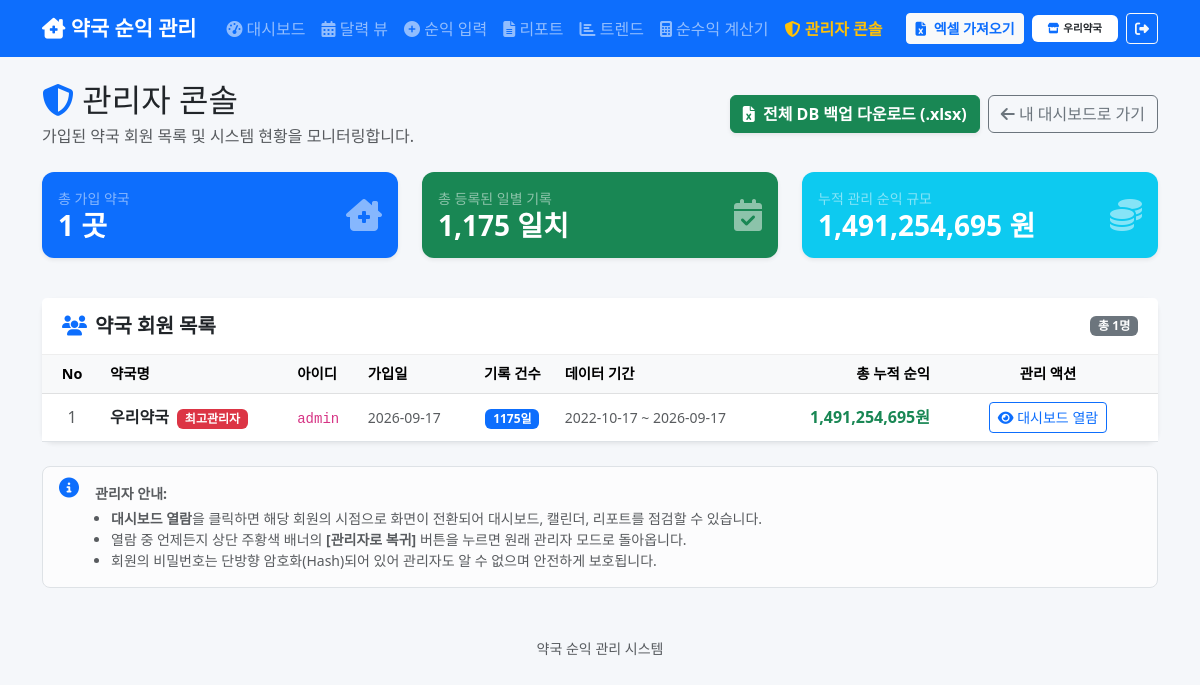
The page /admin (signed in) on the database its author committed.
### tables this page shows
CREATE TABLE users (
            id INTEGER PRIMARY KEY AUTOINCREMENT,
            username TEXT NOT NULL UNIQUE,
            password_hash TEXT NOT NULL,
            pharmacy_name TEXT NOT NULL,
            created_at TEXT DEFAULT (datetime('now', 'localtime'))
        );

### app.py (the view)
@app.route('/admin')
@admin_required
def admin_dashboard():
    try:
        users = get_all_users_stats()
        total_users = len(users)
        total_records = sum(int(u['total_entries'] or 0) for u in users)
        total_profit = sum(int(u['total_profit'] or 0) for u in users)
        return render_template(
            'admin.html',
            users=users,
            total_users=total_users,
            total_records=total_records,
            total_profit=total_profit
        )
    except Exception as e:
        flash(f'관리자 콘솔 로딩 중 오류: {str(e)}', 'danger')
        return redirect(url_for('dashboard'))

### app.py (called while the page is built)
def admin_required(f):
    @wraps(f)
    def decorated_function(*args, **kwargs):
        if 'user_id' not in session:
            return redirect(url_for('login'))
        is_admin = (session.get('username') == 'admin') or ('original_admin_id' in session)
        if not is_admin:
            flash('관리자만 접근할 수 있는 페이지입니다.', 'danger')
            return redirect(url_for('dashboard'))
        return f(*args, **kwargs)
    return decorated_function

### database.py (called while the page is built)
def get_db():
    db_url = get_database_url()
    if db_url and psycopg2:
        pool = get_pg_pool()
        if pool:
            pg_conn = pool.getconn()
            return PostgresConnectionWrapper(pg_conn, from_pool=True)
        else:
            pg_conn = psycopg2.connect(db_url, cursor_factory=RealDictCursor)
            return PostgresConnectionWrapper(pg_conn, from_pool=False)
    else:
        os.makedirs(os.path.dirname(SQLITE_PATH), exist_ok=True)
        conn = sqlite3.connect(SQLITE_PATH)
        conn.row_factory = sqlite3.Row
        conn.execute("PRAGMA journal_mode=WAL")
        conn.execute("PRAGMA foreign_keys=ON")
        return conn

def get_database_url():
    url = os.environ.get('DATABASE_URL')
    if url and url.startswith('postgres://'):
        url = url.replace('postgres://', 'postgresql://', 1)
    return url

def get_all_users_stats():
    conn = get_db()
    users = conn.execute('''
        SELECT
            u.id, u.username, u.pharmacy_name, u.created_at,
            COUNT(d.id) as total_entries,
            MIN(d.date) as min_date,
            MAX(d.date) as max_date,
            COALESCE(SUM(d.total), 0) as total_profit
        FROM users u
        LEFT JOIN daily_profit d ON u.id = d.user_id
        GROUP BY u.id, u.username, u.pharmacy_name, u.created_at
        ORDER BY u.id ASC
    ''').fetchall()
    conn.close()
    return users

### templates/admin.html (shortened to what this page needs)
{% extends 'base.html' %}
{% block content %}
<div class="d-flex justify-content-between align-items-center mb-4">
    <div>
        <h2 class="mb-1"><i class="fas fa-shield-alt text-primary"></i> 관리자 콘솔</h2>
        <p class="text-muted mb-0">가입된 약국 회원 목록 및 시스템 현황을 모니터링합니다.</p>
    </div>
    <div class="d-flex gap-2">
        <a href="/admin/export_backup" class="btn btn-success fw-bold shadow-sm">
            <i class="fas fa-file-excel me-1"></i> 전체 DB 백업 다운로드 (.xlsx)
        </a>
        <a href="/" class="btn btn-outline-secondary">
            <i class="fas fa-arrow-left"></i> 내 대시보드로 가기
        </a>
    </div>
</div>
<div class="row mb-4">
    <div class="col-md-4 mb-3">
        <div class="card shadow-sm border-0 bg-primary text-white">
            <div class="card-body p-3">
                <div class="d-flex justify-content-between align-items-center">
                    <div>
                        <div class="text-white-50 small">총 가입 약국</div>
                        <h3 class="mb-0 fw-bold">{{ total_users }} 곳</h3>
                    </div>
                    <i class="fas fa-clinic-medical fa-2x opacity-50"></i>
                </div>
            </div>
        </div>
    </div>
    <div class="col-md-4 mb-3">
        <div class="card shadow-sm border-0 bg-success text-white">
            <div class="card-body p-3">
                <div class="d-flex justify-content-between align-items-center">
                    <div>
                        <div class="text-white-50 small">총 등록된 일별 기록</div>
                        <h3 class="mb-0 fw-bold">{{ "{:,}".format(total_records) }} 일치</h3>
                    </div>
                    <i class="fas fa-calendar-check fa-2x opacity-50"></i>
                </div>
            </div>
        </div>
    </div>
    <div class="col-md-4 mb-3">
        <div class="card shadow-sm border-0 bg-info text-white">
            <div class="card-body p-3">
                <div class="d-flex justify-content-between align-items-center">
                    <div>
                        <div class="text-white-50 small">누적 관리 순익 규모</div>
                        <h3 class="mb-0 fw-bold">{{ "{:,}".format(total_profit) }} 원</h3>
                    </div>
                    <i class="fas fa-coins fa-2x opacity-50"></i>
                </div>
            </div>
        </div>
    </div>
</div>
<div class="card shadow-sm border-0">
    <div class="card-header bg-white py-3">
        <div class="d-flex justify-content-between align-items-center">
            <h5 class="mb-0 fw-bold"><i class="fas fa-users text-primary me-2"></i>약국 회원 목록</h5>
            <span class="badge bg-secondary">총 {{ users|length }}명</span>
        </div>
    </div>
    <div class="card-body p-0">
        <div class="table-responsive">
            <table class="table table-hover align-middle mb-0">
                <thead class="table-light">
                    <tr>
                        <th class="text-center" style="width: 60px;">No</th>
                        <th>약국명</th>
                        <th>아이디</th>
                        <th>가입일</th>
                        <th class="text-center">기록 건수</th>
                        <th>데이터 기간</th>
                        <th class="text-end">총 누적 순익</th>
                        <th class="text-center" style="width: 220px;">관리 액션</th>
                    </tr>
                </thead>
                <tbody>
                    {% for u in users %}
                    <tr>
                        <td class="text-center text-muted">{{ u.id }}</td>
                        <td>
                            <strong>{{ u.pharmacy_name }}</strong>
                            {% if u.username == 'admin' %}
                            <span class="badge bg-danger ms-1">최고관리자</span>
                            {% endif %}
                        </td>
                        <td><code>{{ u.username }}</code></td>
                        <td class="text-muted small">{{ (u.created_at|string)[:10] if u.created_at else '-' }}</td>
                        <td class="text-center">
                            <span class="badge {% if u.total_entries > 0 %}bg-primary{% else %}bg-secondary{% endif %}">
                                {{ u.total_entries }}일
                            </span>
                        </td>
                        <td class="text-muted small">
                            {% if u.min_date and u.max_date %}
                            {{ u.min_date }} ~ {{ u.max_date }}
                            {% else %}
                            <span class="text-secondary">기록 없음</span>
                            {% endif %}
                        </td>
                        <td class="text-end fw-bold text-success">
                            {{ "{:,}".format(u.total_profit) }}원
                        </td>
                        <td class="text-center">
                            <div class="btn-group btn-group-sm">
                                <a href="/admin/switch_user/{{ u.id }}" class="btn btn-outline-primary" title="이 약국의 화면으로 둘러보기">
                                    <i class="fas fa-eye"></i> 대시보드 열람
                                </a>
                            </div>
                        </td>
                    </tr>
                    {% endfor %}
                </tbody>
            </table>
        </div>
    </div>
</div>
<div class="alert alert-light border mt-4">
    <div class="d-flex">
        <i class="fas fa-info-circle text-primary fa-lg me-3 mt-1"></i>
        <div class="small text-muted">
            <strong>관리자 안내:</strong>
            <ul class="mb-0 ps-3 mt-1">
                <li><strong>대시보드 열람</strong>을 클릭하면 해당 회원의 시점으로 화면이 전환되어 대시보드, 캘린더, 리포트를 점검할 수 있습니다.</li>
                <li>열람 중 언제든지 상단 주황색 배너의 <strong>[관리자로 복귀]</strong> 버튼을 누르면 원래 관리자 모드로 돌아옵니다.</li>
                <li>회원의 비밀번호는 단방향 암호화(Hash)되어 있어 관리자도 알 수 없으며 안전하게 보호됩니다.</li>
            </ul>
        </div>
    </div>
</div>
{% endblock %}

### templates/base.html (shortened to what this page needs)
<!DOCTYPE html>
<html lang="ko">
<head>
    <link href="https://cdn.jsdelivr.net/npm/bootstrap@5.3.0/dist/css/bootstrap.min.css" rel="stylesheet">
    <link href="https://cdnjs.cloudflare.com/ajax/libs/font-awesome/6.4.0/css/all.min.css" rel="stylesheet">
    <link href="{{ url_for('static', filename='css/style.css') }}" rel="stylesheet">
</head>
<body>
    <nav class="navbar navbar-expand-lg navbar-dark bg-primary">
        <div class="container">
            <a class="navbar-brand" href="/"><i class="fas fa-clinic-medical"></i> 약국 순익 관리</a>
            <div class="collapse navbar-collapse" id="navbarNav">
                <ul class="navbar-nav ms-auto">
                    <li class="nav-item">
                        <a class="nav-link {% if request.endpoint == 'dashboard' %}active{% endif %}" href="/">
                            <i class="fas fa-tachometer-alt"></i> 대시보드
                        </a>
                    </li>
                    <li class="nav-item">
                        <a class="nav-link {% if request.endpoint == 'calendar_view' %}active{% endif %}" href="/calendar">
                            <i class="fas fa-calendar-alt"></i> 달력 뷰
                        </a>
                    </li>
                    <li class="nav-item">
                        <a class="nav-link {% if request.endpoint == 'input_sales' %}active{% endif %}" href="/input">
                            <i class="fas fa-plus-circle"></i> 순익 입력
                        </a>
                    </li>
                    <li class="nav-item">
                        <a class="nav-link {% if request.endpoint == 'report' %}active{% endif %}" href="/report">
                            <i class="fas fa-file-alt"></i> 리포트
                        </a>
                    </li>
                    <li class="nav-item">
                        <a class="nav-link {% if request.endpoint == 'trend' %}active{% endif %}" href="/trend">
                            <i class="fas fa-chart-bar"></i> 트렌드
                        </a>
                    </li>
                    <li class="nav-item">
                        <a class="nav-link {% if request.endpoint == 'calculator' %}active{% endif %}" href="/calculator">
                            <i class="fas fa-calculator"></i> 순수익 계산기
                        </a>
                    </li>
                    {% if session.get('username') == 'admin' or session.get('original_admin_id') %}
                    <li class="nav-item">
                        <a class="nav-link {% if request.endpoint == 'admin_dashboard' %}active text-warning fw-bold{% else %}text-warning{% endif %}" href="/admin">
                            <i class="fas fa-shield-alt"></i> 관리자 콘솔
                        </a>
                    </li>
                    {% endif %}
                    <li class="nav-item ms-lg-3 d-flex align-items-center">
                        <button class="btn btn-sm btn-light text-primary fw-bold" data-bs-toggle="modal" data-bs-target="#excelUploadModal">
                            <i class="fas fa-file-excel me-1"></i> 엑셀 가져오기
                        </button>
                    </li>
                    <li class="nav-item ms-lg-2 d-flex align-items-center text-white small">
                        <span class="badge bg-white text-dark py-2 px-3 fw-bold me-2">
                            <i class="fas fa-store text-primary me-1"></i>{{ session.get('pharmacy_name', '약국') }}
                        </span>
                        <a href="/logout" class="btn btn-sm btn-outline-light" title="로그아웃">
                            <i class="fas fa-sign-out-alt"></i>
                        </a>
                    </li>
                </ul>
            </div>
        </div>
    </nav>
    <div class="container mt-4">
        {% block content %}{% endblock %}
    </div>
    <footer class="text-center text-muted mt-5 mb-3">
        <small>약국 순익 관리 시스템</small>
    </footer>
</body>
</html>

### static/css/style.css (style rules this page uses)
:root { --primary: #0d6efd; --success: #198754; --info: #0dcaf0; --warning: #ffc107; --danger: #dc3545; }
body { background-color: #f5f7fa; font-family: 'Segoe UI', 'Malgun Gothic', sans-serif; }
.navbar-brand { font-weight: 700; font-size: 1.3rem; }
.card { border: none; border-radius: 12px; box-shadow: 0 2px 12px rgba(0,0,0,0.08); }
.card-header { background-color: #fff; border-bottom: 1px solid #eee; font-weight: 600; padding: 1rem 1.25rem; }
.table th { font-weight: 600; font-size: 0.9rem; }
.table td { vertical-align: middle; }
.alert { border-radius: 8px; }
footer { color: #aaa; }

### rows shown on the page
users: get "우리약국", id "1", pharmacy_name "우리약국", shows "최고관리자", username "admin", created_at "2026-09-17", total_entries "1175", min_date "2022-10-17", max_date "2026-09-17", total_profit "1,491,254,695"

### other values the page prints
{{ total_users }} "1"
{{ "{:,}".format(total_records) }} "1,175"
{{ "{:,}".format(total_profit) }} "1,491,254,695"
{{ users|length }} "1"
